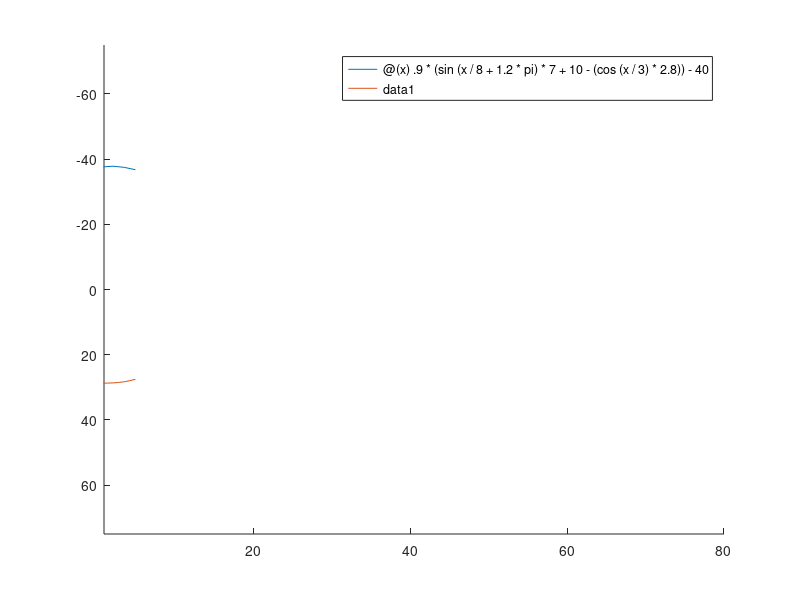

Reproduce this figure in MATLAB. (Note: this script raises an error after producing the figure.)
clc
clear

f1 = @(x) .9*(sin(x/8+1.2*pi)*7+10-(cos(x/3)*2.8)) - 40;  % Original
f2 = @(x) 2*(sin(x/10+3.2*pi)*7+5-(2*sin(-x/3)*0.8)) + 27;


figure(1)
hold on
fplot(f1)
fplot(f2)
hold off

x = 1:1:80;
xlim([min(x),max(x)])
ylim([-75 75])
h = gca;
set(h, 'YDir', 'reverse');
%%
tic;

freq_input = [2000 2000 12000 12000 48000 48000]';
tool_sp_input = [408 954 408 954 408 954]';
n_exp = numel(freq_input);

n_pixel = 30;
n_layer = 3;

interface = linspace(-70,70,n_pixel-1)';  %%%%%%%%%%%%%%%%%%%%%%%%%%%%%%%
epsilonr = [linspace(1,1,n_pixel)]';  %%%%%%%%%%%%%%%%%%%%%%%%%%%%%%%
TVD = 0;  %%%%%%%%%%%%%%%%%%%%%%%%%%%%%%%
Dip = 90;


data_size = length(x);
collect_all_data = zeros(8*n_exp, data_size);
collect_all_rho = zeros(n_pixel, data_size);


rho_temp = [10
100
50];


y = linspace(-70,70,n_pixel-1)';
y2 = f1(x);
y1 = f2(x);
DataGrid = repmat(struct('layers', [], 'split', [], 'rho', []), data_size, 1);

for ii = 1:data_size
    y_intersect_1 = interp1(x, y1, x(ii));
    y_intersect_2 = interp1(x, y2, x(ii));
    
    [~, index_intersect_1] = min(abs(y - y_intersect_1));
    [~, index_intersect_2] = min(abs(y - y_intersect_2));

    layer1 = n_pixel-index_intersect_1;
    layer2 = index_intersect_1-index_intersect_2;
    layer3 = n_pixel - (layer1+layer2);
    
    interface_temp = [layer3;layer2;layer1];

    DataGrid(ii) = struct('layers',n_layer,'split',interface_temp,'rho',rho_temp);
end

for i_data = 1:data_size
    rho_temp = DataGrid(i_data).rho;
    interface_layer = DataGrid(i_data).split;
    rho = repelem(rho_temp, interface_layer);
    for i_exp = 1:n_exp

        Resp_full_raw_truth = mexDipole(n_pixel, rho, rho, epsilonr, epsilonr, interface, TVD, Dip , 0 ,...
            freq_input(i_exp), tool_sp_input(i_exp)/2 , -tool_sp_input(i_exp)/2);  % Forward solver 
        H_field_tensor_truth = reshape(Resp_full_raw_truth,3,3);  % Reshape H tensor 
        truth_curve = fromFieldtoCurves(H_field_tensor_truth);  % Calculate 8 curves base on H tensor 
        truth_curve_all(1+(i_exp-1)*8:i_exp*8, 1) = truth_curve;  % record the 8 curves in each experiment to a list for all experiments
    end

    collect_all_data(:, i_data) = truth_curve_all;
    collect_all_rho(:, i_data) = rho;
end

elapsed_time = toc;
fprintf('Elapsed time: %.4f seconds\n', elapsed_time);

filename = '../test_data/INNvsLMA';

disp('Start saving rho');
h5create([filename,'.h5'], '/rho', [n_pixel data_size]);
h5write([filename,'.h5'], '/rho', collect_all_rho);
disp('Start saving curvedata');
h5create([filename,'.h5'], '/curve', [8*n_exp data_size]);
h5write([filename,'.h5'], '/curve', collect_all_data);